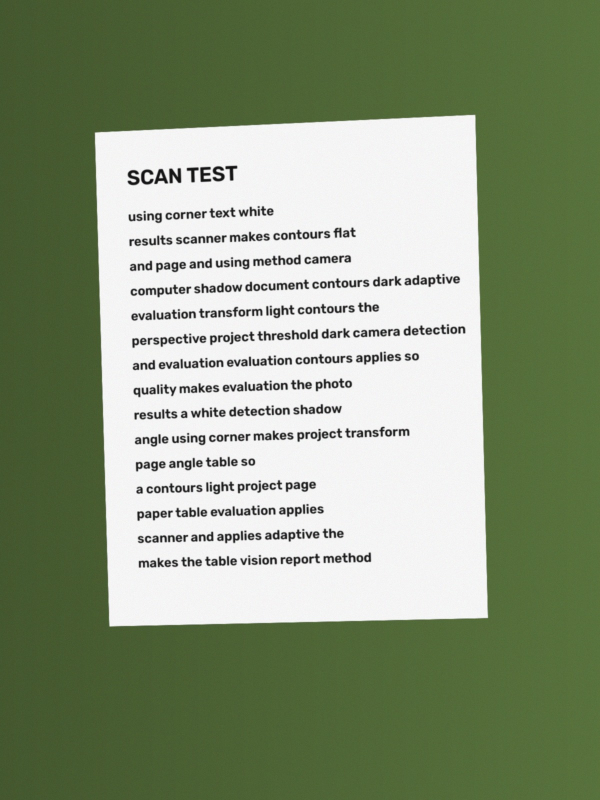
#> input picture data/samples/sample_01.jpg, 1200 x 1600 px (shown at 1/2 size)
$ python scan.py data/samples/sample_01.jpg
#> lines starting #> are read from the running program, lines starting #| are printed output that depends on the picture; after the words box and inside, x2 and y2 are one past the last pixel; in counts of white or black regions, pixels touching at a corner belong together
### scanner/pipeline.py
"""scan_document(): runs the whole pipeline on one photo and returns a ScanResult.

    original photo
      -> resize copy to 500 px tall         (preprocess.resize_for_detection)
      -> grayscale -> Gaussian blur          (preprocess)
      -> find 4 page corners                 (detect: canny / otsu / minarearect)
      -> scale corners back to full size     (multiply by ratio)
      -> order corners + perspective warp    (transform) on the ORIGINAL photo
      -> adaptive threshold                  (enhance)
"""

from __future__ import annotations

import time
from dataclasses import dataclass, field
from pathlib import Path
from typing import Optional

import cv2
import numpy as np

from .detect import MIN_AREA_RATIO, detect_page
from .enhance import DEFAULT_BLOCK_SIZE, DEFAULT_C, adaptive_threshold
from .preprocess import DETECTION_HEIGHT, blur, resize_for_detection, to_grayscale
from .transform import four_point_transform, order_points

# Names (and order) of the intermediate images saved with --save-stages.
STAGE_NAMES = ["1_gray", "2_blurred", "3_edges", "4_contours", "5_warped", "6_thresholded"]

# File types OpenCV can read. iPhone HEIC photos are NOT supported: export them
# as JPEG first (or set the camera to "Most Compatible").
IMAGE_EXTENSIONS = {".jpg", ".jpeg", ".png", ".bmp", ".tif", ".tiff", ".webp"}


# [20 lines left out: functions list_images, save_stages, not called in this run]


@dataclass
class ScanResult:
    """Everything produced by one run of the scanner.

    Attributes:
        success:  True if a page was found and flattened.
        method:   "canny", "otsu", "minarearect" or "failed".
        corners:  (4, 2) float32 page corners in ORIGINAL image coordinates,
                  ordered TL, TR, BR, BL; None if no page was found.
        warped:   flattened colour page (the "colour scan"), or None.
        scanned:  black-and-white thresholded page, or None (also None when
                  thresholding is switched off).
        stages:   intermediate images by name (only if keep_stages=True).
        time_ms:  processing time in milliseconds.
        message:  human-readable status, e.g. "page not detected".
    """

    success: bool
    method: str
    corners: Optional[np.ndarray] = None
    warped: Optional[np.ndarray] = None
    scanned: Optional[np.ndarray] = None
    stages: dict = field(default_factory=dict)
    time_ms: float = 0.0
    message: str = ""


def load_image(path):
    """Read an image from disk as a BGR array, or return None if it cannot be read.

    cv2.imread automatically applies the EXIF orientation tag that phones
    write, so a portrait photo is loaded upright. annotate.py uses the same
    function, so ground-truth clicks and detections share one coordinate system.
    """
    image = cv2.imread(str(path), cv2.IMREAD_COLOR)
#> image is the input picture: shape (1600, 1200, 3); mean B, G, R 122.7, 151, 137.4
    return image  # None if the file is missing or not an image (e.g. HEIC)


def _as_bgr(image):
    """Make sure the input is a 3-channel BGR uint8 image (accepts gray or BGRA)."""
    if image.ndim == 2:
        return cv2.cvtColor(image, cv2.COLOR_GRAY2BGR)
    if image.shape[2] == 4:
        return cv2.cvtColor(image, cv2.COLOR_BGRA2BGR)
    return image


# [16 lines left out: function draw_outline, not called in this run]


def scan_document(image, canny_low=75, canny_high=200, block_size=DEFAULT_BLOCK_SIZE,
                  c=DEFAULT_C, apply_threshold=True, keep_stages=False,
                  min_area_ratio=MIN_AREA_RATIO):
    """Scan one photo: detect the page, flatten it and make it black-and-white.

    This function never raises for bad input; if anything goes wrong it
    returns a ScanResult with success=False, method="failed" and a message.

    Args:
        image:           BGR photo (numpy array) as loaded by load_image().
        canny_low:       Canny lower threshold (default 75).
        canny_high:      Canny upper threshold (default 200).
        block_size:      adaptive-threshold neighbourhood size (odd, default 25).
        c:               adaptive-threshold constant C (default 10).
        apply_threshold: False skips the black-and-white step (colour scan only).
        keep_stages:     True stores every intermediate image in result.stages.
        min_area_ratio:  minimum fraction of the image the page must cover.

    Returns:
        ScanResult.
    """
    start = time.perf_counter()
    stages = {}

    def finish(result):
        result.time_ms = (time.perf_counter() - start) * 1000.0
        result.stages = stages if keep_stages else {}
        return result

    if image is None or not isinstance(image, np.ndarray) or image.size == 0:
        return finish(ScanResult(False, "failed", message="no image / could not read image"))

    try:
        original = _as_bgr(image)

        # Step 1: small copy for detection; `ratio` maps small -> original coordinates.
        small, ratio = resize_for_detection(original, DETECTION_HEIGHT)

        # Step 2: grayscale + 5x5 Gaussian blur.
        gray = to_grayscale(small)
        blurred = blur(gray, 5)

        # Steps 3-5: edges, contours and the fallback chain.
        detection = detect_page(blurred, canny_low, canny_high, min_area_ratio)

        if keep_stages:
            stages["1_gray"] = gray
            stages["2_blurred"] = blurred
            # Show the binary image that the successful method actually used.
            stages["3_edges"] = detection.mask if detection.method == "otsu" else detection.edges
            overlay = small.copy()
            cv2.drawContours(overlay, detection.candidates, -1, (0, 200, 255), 1)
            stages["4_contours"] = draw_outline(overlay, detection.corners, (0, 255, 0), 2)

        if detection.corners is None:
            return finish(ScanResult(False, "failed",
                                     message="page not detected (no 4-corner outline found)"))

        # Step 6: order corners and scale them to the original resolution.
        corners = order_points(detection.corners * ratio)

        # Step 7: perspective warp on the ORIGINAL full-resolution photo.
        warped = four_point_transform(original, corners)

        # Step 8: adaptive threshold for the black-and-white scan.
        scanned = adaptive_threshold(warped, block_size, c) if apply_threshold else None

        if keep_stages:
            stages["5_warped"] = warped
            if scanned is not None:
                stages["6_thresholded"] = scanned

        return finish(ScanResult(True, detection.method, corners, warped, scanned,
                                 message=f"page detected with {detection.method}"))
    except (cv2.error, ValueError) as error:  # e.g. degenerate corners -> warp fails
        return finish(ScanResult(False, "failed", message=f"processing error: {error}"))

### scanner/preprocess.py
"""Stage 1-3 of the pipeline: resize, grayscale, blur and edge detection.

All of these steps work on a SMALL copy of the photo (500 px tall). Phone
photos are 3000-4000 px tall; detecting the page on a small copy is much
faster and also less sensitive to fine texture (paper grain, wood grain),
because that texture mostly disappears when the image is shrunk.
"""

import cv2
import numpy as np

# Height (in pixels) of the copy used for page detection. 500 px keeps enough
# detail to locate the page outline but is ~40x fewer pixels than a 12 MP photo.
DETECTION_HEIGHT = 500


def resize_for_detection(image, height=DETECTION_HEIGHT):
    """Shrink the image to a fixed height, keeping its aspect ratio.

    Why: detection is faster and more robust on a small image. We return the
    scale `ratio` so that corners found on the small image can be multiplied
    back up to the original full-resolution image later (step 7 warps the
    ORIGINAL photo, so the final scan keeps full quality).

    Args:
        image:  BGR image (numpy array, H x W x 3).
        height: target height in pixels for the detection copy.

    Returns:
        (small_image, ratio) where ratio = original_height / height.
        Multiply small-image coordinates by `ratio` to get original coordinates.
    """
#> called with height = 500
    original_height = image.shape[0]
    ratio = original_height / float(height)
    new_width = max(1, int(round(image.shape[1] / ratio)))
    # INTER_AREA is the recommended interpolation for shrinking: it averages
    # the pixels that fall into each output pixel, which avoids aliasing.
    small = cv2.resize(image, (new_width, height), interpolation=cv2.INTER_AREA)
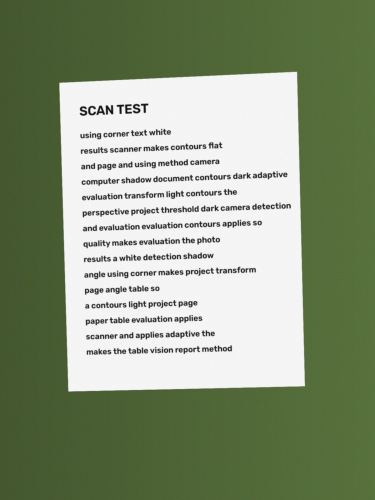
#> small: shape (500, 375, 3); mean B, G, R 122.7, 151, 137.4
#> in scan_document, `small, ratio = resize_for_detection(original, DETECTION_HEIGHT)`: ratio = 3.2
    return small, ratio


def to_grayscale(image):
    """Convert a BGR colour image to a single-channel grayscale image.

    Why: edges and thresholds only need brightness, not colour. Working on one
    channel instead of three is simpler and three times less data.
    """
    if image.ndim == 2:  # already grayscale
        return image
    return cv2.cvtColor(image, cv2.COLOR_BGR2GRAY)
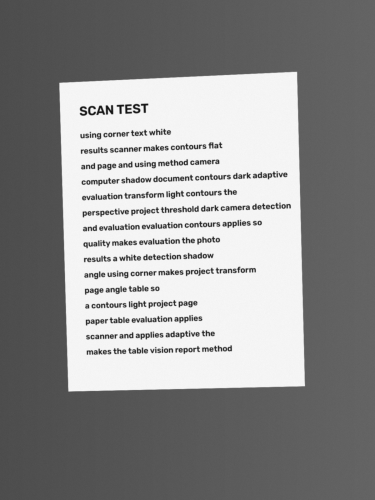
#> returned value: shape (500, 375); min 19, max 247, mean 143.7


def blur(gray, ksize=5):
    """Smooth the image with a Gaussian blur.

    Why: camera noise and paper texture create thousands of tiny "edges".
    Blurring removes that high-frequency noise so that Canny only responds to
    strong, large-scale edges such as the border between page and table.

    Args:
        gray:  grayscale image.
        ksize: kernel size (must be odd). 5x5 removes pixel-level noise on a
               500 px image without smearing the page border too much; 3x3 is
               too weak for noisy phone photos and 7x7+ starts to round corners.
    """
#> called with ksize = 5
    # sigmaX=0 lets OpenCV compute sigma from the kernel size (about 1.1 for 5x5).
    return cv2.GaussianBlur(gray, (ksize, ksize), 0)
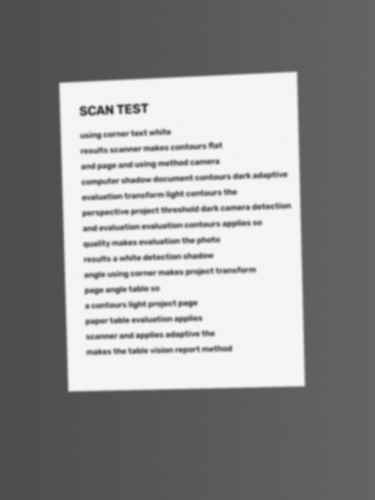
#> returned value: shape (500, 375); min 56, max 245, mean 143.7


def detect_edges(blurred, low=75, high=200):
    """Find edges with the Canny edge detector.

    How Canny works (short version): it computes the brightness gradient,
    thins edges to 1 px, and then uses two thresholds (hysteresis):
      * pixels with gradient > `high` are definitely edges ("strong"),
      * pixels with gradient < `low` are definitely not edges,
      * pixels in between are kept only if they touch a strong edge.

    Why 75 / 200: a white page on a darker surface gives a gradient well above
    200 along its border, so the border is always "strong". Weak texture
    (< 75) is ignored. The 1:2.7 ratio is close to the 1:2-1:3 ratio that
    Canny recommended in the original paper. These are the values used in the
    PyImageSearch document-scanner tutorial [see REFERENCES.md].

    Args:
        blurred: blurred grayscale image.
        low:     lower hysteresis threshold.
        high:    upper hysteresis threshold.
    """
#> called with low = 75, high = 200
    return cv2.Canny(blurred, low, high)
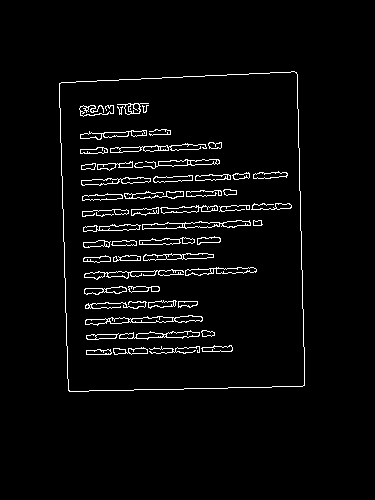
#> returned value: shape (500, 375); 3.5% white in thin lines or dots, all inside (x1, y1, x2, y2) = (59, 71, 305, 392)


def close_edges(edges, close_ksize=5):
    """Join broken edge segments with a small morphological closing + dilation.

    Why: the page border is often broken into pieces (a shadow, a bit of glare
    or a low-contrast patch interrupts it). findContours can only produce a
    closed page outline if the border is one connected line.
      * Closing (dilate then erode) with a 5x5 kernel bridges gaps up to
        ~5 px without making the line thicker overall.
      * One extra 3x3 dilation thickens 1-px edges so that diagonal steps in
        the line stay connected for the contour tracer.

    Args:
        edges:       binary Canny edge map.
        close_ksize: size of the square closing kernel (gap size to bridge).
    """
#> called with close_ksize = 5
    close_kernel = cv2.getStructuringElement(cv2.MORPH_RECT, (close_ksize, close_ksize))
#> close_kernel = [[1, 1, 1, 1, 1], [1, 1, 1, 1, 1], [1, 1, 1, 1, 1], [1, 1, 1, 1, 1], [1, 1, 1, 1, 1]]
    closed = cv2.morphologyEx(edges, cv2.MORPH_CLOSE, close_kernel)
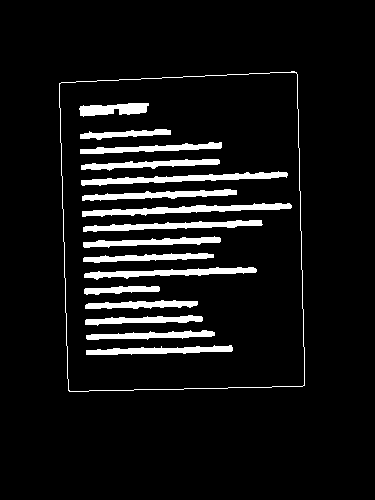
#> closed: shape (500, 375); 7.5% white; 17 white regions, largest, box (x1, y1, x2, y2) and area: (82, 203, 292, 217) 1230, (81, 171, 288, 186) 1190, (59, 71, 305, 392) 1098
    dilate_kernel = cv2.getStructuringElement(cv2.MORPH_RECT, (3, 3))
    return cv2.dilate(closed, dilate_kernel, iterations=1)
#> returned value: shape (500, 375); 11.5% white; 17 white regions
#> (the rest of the program and of its run is left out)
